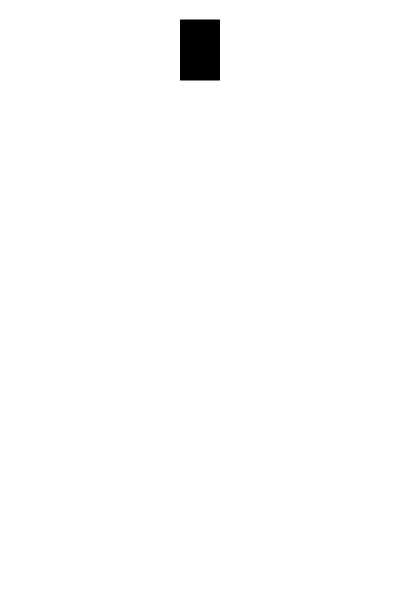
Frame 1 (no input)
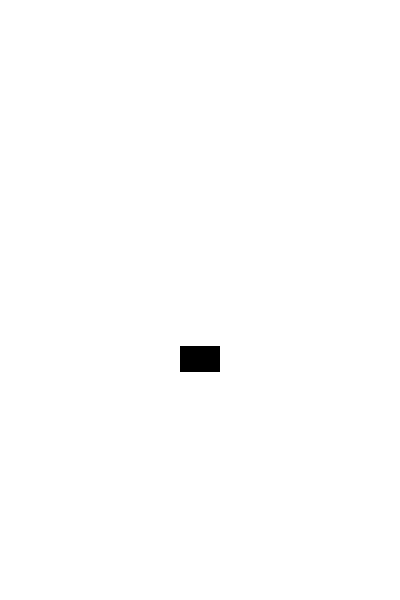
Frame 60 (no input)
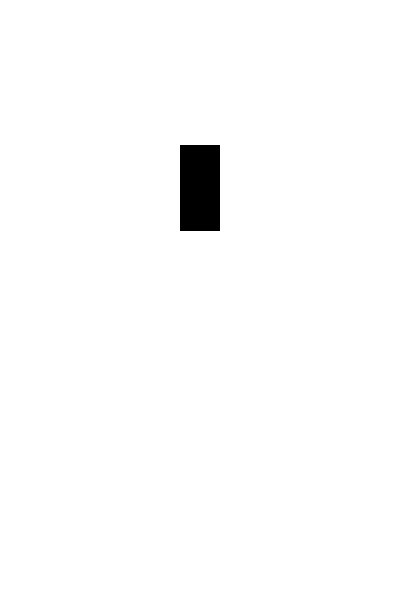
Frame 120 (the mouse pressed at the canvas centre since frame 60)

The p5.js sketch that drew these frames (run headless with seeded random() and noise() and a simulated clock; from frame 60 on, the mouse is pressed at the canvas centre):

// p5.js sketch
// ── sketch.js
var speed = 0;
var w = 40;
var h = 60;
var y = 50;
var gravity = 0.5;
var squash, stretch, stretchd;

function setup() {
  createCanvas(400, 600);
  background(255);
  rectMode(CENTER);
  noStroke();
  squash = 0;
  stretch = 0;
  stretchd = 0;
}

function draw() {
  background(255);
  fill(0);
  y = y + speed;
  speed = speed + gravity;
  if (y > height - 100) {
    squash = squash + 30;
    stretch = stretch + 20;
    rect(width/2, y, w + squash, h - stretch);
  } else {
    stretchd = stretchd + 1;
    rect(width/2, y, w, h + stretchd);
  }  
  if (y > height) {
    speed = speed * -1;
    squash = squash * -1;
    stretch = stretch * -1;
    stretchd = stretchd * -1;
  }
  if (y < 50) {
    y = 50;
  }
}
